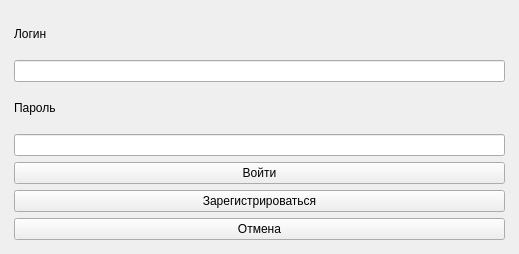
<?xml version="1.0" encoding="UTF-8"?>
<ui version="4.0">
 <class>MainWindow</class>
 <widget class="QMainWindow" name="MainWindow">
  <property name="geometry">
   <rect>
    <x>0</x>
    <y>0</y>
    <width>519</width>
    <height>254</height>
   </rect>
  </property>
  <property name="windowTitle">
   <string>Вход</string>
  </property>
  <property name="windowIcon">
   <iconset>
    <normaloff>ЛогоПроект.png</normaloff>ЛогоПроект.png</iconset>
  </property>
  <widget class="QWidget" name="centralwidget">
   <layout class="QGridLayout" name="gridLayout">
    <item row="1" column="0">
     <spacer name="horizontalSpacer">
      <property name="orientation">
       <enum>Qt::Horizontal</enum>
      </property>
      <property name="sizeType">
       <enum>QSizePolicy::Fixed</enum>
      </property>
      <property name="sizeHint" stdset="0">
       <size>
        <width>5</width>
        <height>5</height>
       </size>
      </property>
     </spacer>
    </item>
    <item row="1" column="1">
     <layout class="QVBoxLayout" name="verticalLayout">
      <item>
       <widget class="QLabel" name="label_3">
        <property name="text">
         <string>Логин</string>
        </property>
       </widget>
      </item>
      <item>
       <widget class="QLineEdit" name="lineEdit_login"/>
      </item>
      <item>
       <widget class="QLabel" name="label_2">
        <property name="text">
         <string>Пароль</string>
        </property>
       </widget>
      </item>
      <item>
       <widget class="QLineEdit" name="lineEdit_password">
        <property name="inputMethodHints">
         <set>Qt::ImhHiddenText</set>
        </property>
       </widget>
      </item>
      <item>
       <widget class="QPushButton" name="pushButton_login">
        <property name="text">
         <string>Войти</string>
        </property>
       </widget>
      </item>
      <item>
       <widget class="QPushButton" name="pushButton_start_register">
        <property name="text">
         <string>Зарегистрироваться</string>
        </property>
       </widget>
      </item>
      <item>
       <widget class="QPushButton" name="pushButton_cancel">
        <property name="text">
         <string>Отмена</string>
        </property>
       </widget>
      </item>
     </layout>
    </item>
    <item row="1" column="2">
     <spacer name="horizontalSpacer_2">
      <property name="orientation">
       <enum>Qt::Horizontal</enum>
      </property>
      <property name="sizeType">
       <enum>QSizePolicy::Fixed</enum>
      </property>
      <property name="sizeHint" stdset="0">
       <size>
        <width>5</width>
        <height>5</height>
       </size>
      </property>
     </spacer>
    </item>
    <item row="0" column="1">
     <spacer name="verticalSpacer">
      <property name="orientation">
       <enum>Qt::Vertical</enum>
      </property>
      <property name="sizeType">
       <enum>QSizePolicy::Fixed</enum>
      </property>
      <property name="sizeHint" stdset="0">
       <size>
        <width>5</width>
        <height>5</height>
       </size>
      </property>
     </spacer>
    </item>
    <item row="2" column="1">
     <spacer name="verticalSpacer_2">
      <property name="orientation">
       <enum>Qt::Vertical</enum>
      </property>
      <property name="sizeType">
       <enum>QSizePolicy::Fixed</enum>
      </property>
      <property name="sizeHint" stdset="0">
       <size>
        <width>5</width>
        <height>5</height>
       </size>
      </property>
     </spacer>
    </item>
   </layout>
  </widget>
 </widget>
 <resources/>
 <connections/>
</ui>
